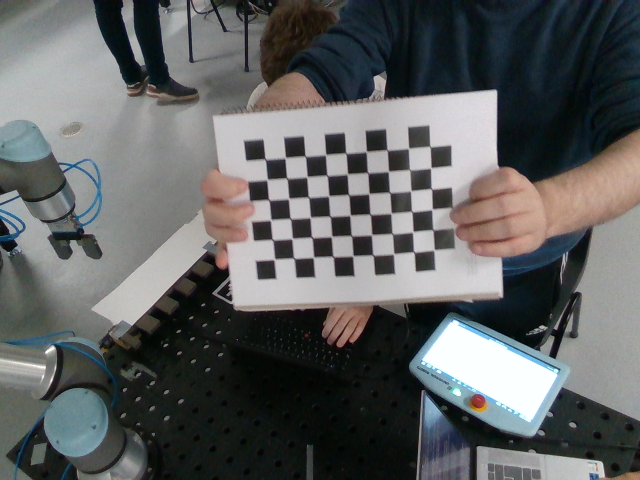
#> input picture camera_calibration/images/image_0.png, 640 x 480 px; its folder holds only this picture in this run
$ python camera_calibration.py
#> lines starting #> are read from the running program, lines starting #| are printed output that depends on the picture; after the words box and inside, x2 and y2 are one past the last pixel; in counts of white or black regions, pixels touching at a corner belong together; long printed decimals are rounded
#!/usr/bin/env python

'''
Welcome to the Camera Calibration Program!

This program:
  - Performs camera calibration using a chessboard.
'''

from __future__ import print_function # Python 2/3 compatibility
import cv2 # Import the OpenCV library to enable computer vision
import numpy as np # Import the NumPy scientific computing library
import glob # Used to get retrieve files that have a specified pattern

# Project: Camera Calibration Using Python and OpenCV
# Date created: 12/19/2021
# Python version: 3.8

# Chessboard dimensions
number_of_squares_X = 10 # Number of chessboard squares along the x-axis
number_of_squares_Y = 7  # Number of chessboard squares along the y-axis
nX = number_of_squares_X - 1 # Number of interior corners along x-axis
nY = number_of_squares_Y - 1 # Number of interior corners along y-axis
square_size = 0.025 # Size, in meters, of a square side

# Set termination criteria. We stop either when an accuracy is reached or when
# we have finished a certain number of iterations.
criteria = (cv2.TERM_CRITERIA_EPS + cv2.TERM_CRITERIA_MAX_ITER, 30, 0.001)

# Define real world coordinates for points in the 3D coordinate frame
# Object points are (0,0,0), (1,0,0), (2,0,0) ...., (5,8,0)
object_points_3D = np.zeros((nX * nY, 3), np.float32)

# These are the x and y coordinates
object_points_3D[:,:2] = np.mgrid[0:nY, 0:nX].T.reshape(-1, 2)

object_points_3D = object_points_3D * square_size

# Store vectors of 3D points for all chessboard images (world coordinate frame)
object_points = []

# Store vectors of 2D points for all chessboard images (camera coordinate frame)
image_points = []

def main():

  # Get the file path for images in the current directory
  images = glob.glob('images/*.png')

  # Go through each chessboard image, one by one
  for image_file in images:

    # Load the image
    image = cv2.imread(image_file)
#> image is the input picture: shape (480, 640, 3); mean B, G, R 97, 96.9, 95.2

    # Convert the image to grayscale
    gray = cv2.cvtColor(image, cv2.COLOR_BGR2GRAY)
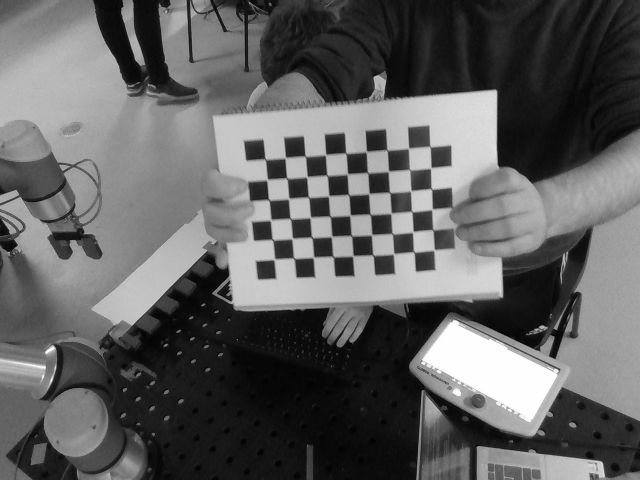
#> gray: shape (480, 640); min 2, max 254, mean 96.4

    # Find the corners on the chessboard
    success, corners = cv2.findChessboardCorners(gray, (nY, nX), None)
#> success = True; corners = 54 rows, first 8: [274.2, 259.5], [271.9, 239.1], [270.4, 220.1], [269, 200], [267.3, 179.5], [265.1, 159], [293.5, 257.9], [292.1, 238.5]

    # If the corners are found by the algorithm, draw them
    if success == True:

      # Append object points
      object_points.append(object_points_3D)

      # Find more exact corner pixels
      corners_2 = cv2.cornerSubPix(gray, corners, (11,11), (-1,-1), criteria)
#> corners_2 = 54 rows, first 8: [274.3, 259.3], [272.5, 239.6], [270.6, 219.9], [268.7, 199.8], [267.1, 179.6], [265.2, 159.2], [293.8, 258.2], [292.2, 238.5]

      # Append image points
      image_points.append(corners_2)

      # Draw the corners
      cv2.drawChessboardCorners(image, (nY, nX), corners_2, success)
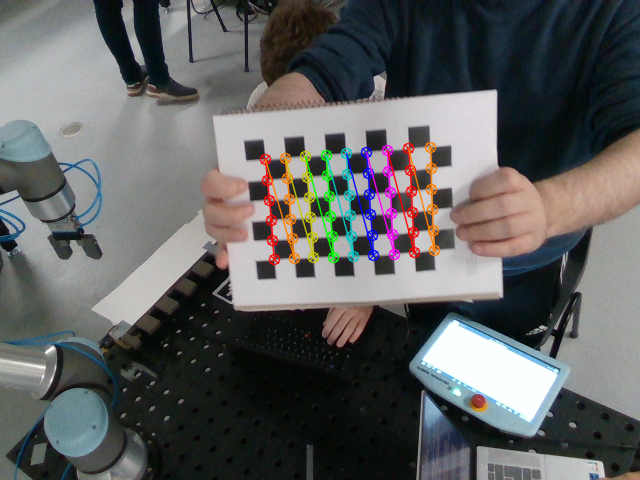
#> image: shape (480, 640, 3); 3% of pixels changed, all inside (x1, y1, x2, y2) = (259, 141, 441, 266)

      # Display the image. Used for testing.
      cv2.imshow("Image", image)

      # Display the window for a short period. Used for testing.
      cv2.waitKey(50)

  # Perform camera calibration to return the camera matrix, distortion coefficients, rotation and translation vectors etc
  ret, mtx, dist, rvecs, tvecs = cv2.calibrateCamera(object_points,
                                                    image_points,
                                                    gray.shape[::-1],
                                                    None,
                                                    None)
#> ret = 0.301; mtx = [[2297.1, 0, 210.7], [0, 2501.8, 326], [0, 0, 1]]; dist = [[-11.25, 254.4, -0.426, 0.473, 985.6]]; rvecs = ([0.124, 0.603, -1.6],); tvecs = ([0.0803, -0.0774, 3.06],)

  # Save parameters to a file
  cv_file = cv2.FileStorage('calibration_chessboard.yaml', cv2.FILE_STORAGE_WRITE)
  cv_file.write('K', mtx)
  cv_file.write('D', dist)
  cv_file.release()

  # Load the parameters from the saved file
  cv_file = cv2.FileStorage('calibration_chessboard.yaml', cv2.FILE_STORAGE_READ)
  mtx = cv_file.getNode('K').mat()
  dst = cv_file.getNode('D').mat()

  cv_file.release()

  # Display key parameter outputs of the camera calibration process
  print("Camera matrix:")
  print(mtx)

  print("\n Distortion coefficient:")
  print(dist)
#| [[-1.12534103e+01  2.54367746e+02 -4.25819381e-01  4.72701178e-01
#|    9.85637769e+02]]

  # Close all windows
  cv2.destroyAllWindows()

if __name__ == '__main__':
  print(__doc__)
  main()

$ run again, on camera_calibration/images/image_12.png
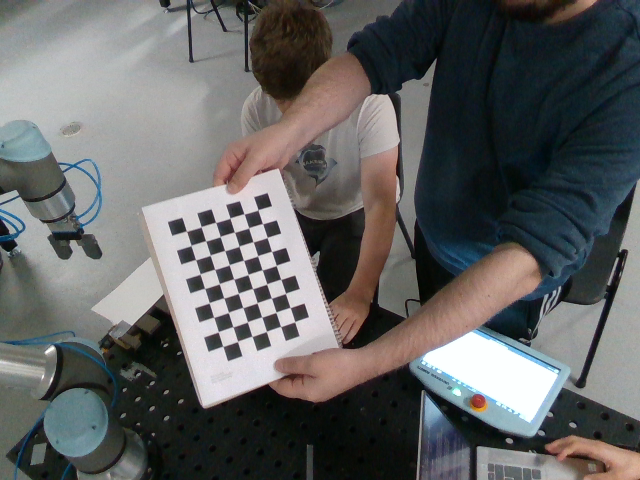
#> input picture camera_calibration/images/image_12.png, 640 x 480 px
#> in main, image is the input picture: shape (480, 640, 3); mean B, G, R 98.2, 98.4, 97.7
#> in main, `gray = cv2.cvtColor(image, cv2.COLOR_BGR2GRAY)`:
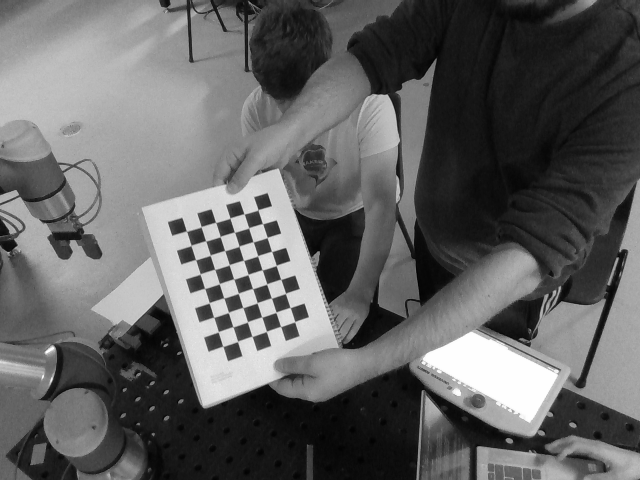
#> gray: shape (480, 640); min 0, max 255, mean 98.2
#> success = True; corners = 54 rows, first 8: [186.3, 230.9], [201.1, 226.7], [215.6, 222.4], [230, 218], [244, 213.8], [258, 209.7], [191, 245.5], [205.6, 240.8]
#> corners_2 = 54 rows, first 8: [186.5, 231.2], [201.1, 226.7], [215.6, 222.4], [230.1, 218.1], [244.2, 213.5], [258.5, 209.7], [191, 245.4], [205.7, 240.9]
#> in main, `cv2.drawChessboardCorners(image, (nY, nX), corners_2, success)`:
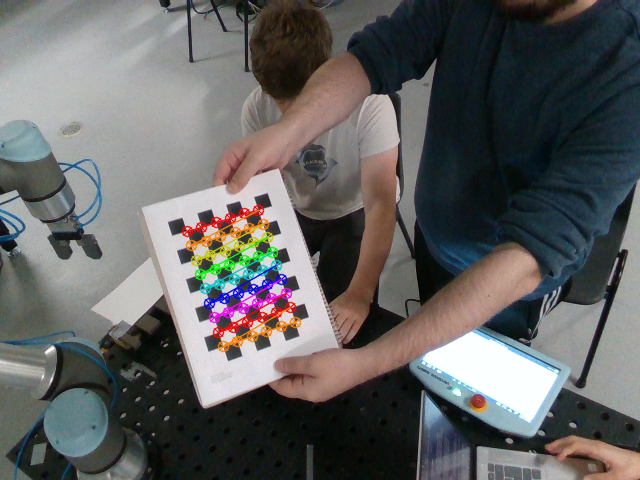
#> image: shape (480, 640, 3); 2.42% of pixels changed, all inside (x1, y1, x2, y2) = (181, 204, 302, 353)
#> ret = 0.105; mtx = [[477.3, 0, 326.7], [0, 472.4, 201.8], [0, 0, 1]]; dist = [[-9.53e-05, 1.52, -0.0199, 0.0312, -4.97]]; rvecs = ([-0.0575, -0.16, -0.305],); tvecs = ([-0.234, 0.0503, 0.778],)
#| [[-9.53301161e-05  1.51711276e+00 -1.99154685e-02  3.12477784e-02
#|   -4.97071265e+00]]

$ run again, on camera_calibration/images/image_13.png
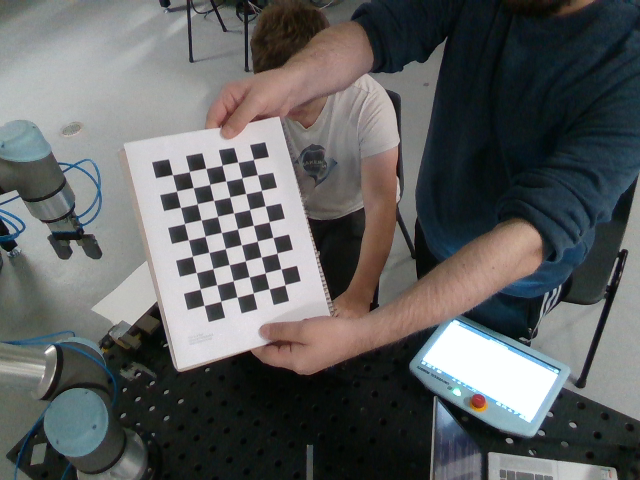
#> input picture camera_calibration/images/image_13.png, 640 x 480 px
#> in main, image is the input picture: shape (480, 640, 3); mean B, G, R 96.1, 96.1, 94.5
#> in main, `gray = cv2.cvtColor(image, cv2.COLOR_BGR2GRAY)`:
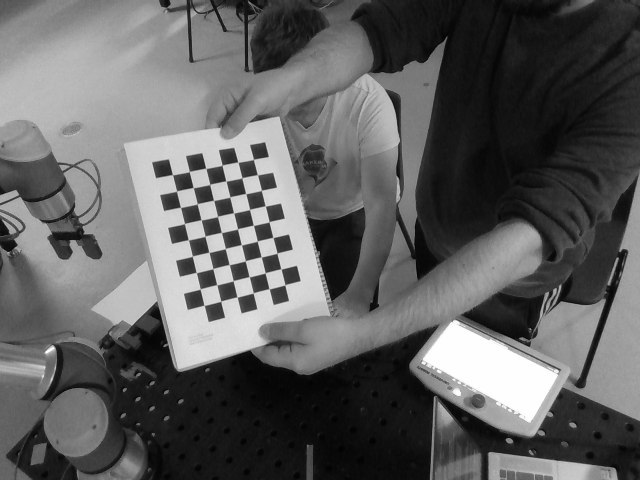
#> gray: shape (480, 640); min 2, max 254, mean 95.6
#> success = True; corners = 54 rows, first 8: [172.4, 174.6], [189.3, 171.6], [205.7, 168.3], [222.2, 165.1], [237.7, 162.1], [253.5, 159.3], [176.6, 191], [193, 187.4]
#> corners_2 = 54 rows, first 8: [172.5, 174.6], [189.3, 171.6], [205.8, 168.3], [222, 165.2], [237.9, 162.1], [253.5, 159.4], [176.5, 191.1], [193.3, 187.6]
#> in main, `cv2.drawChessboardCorners(image, (nY, nX), corners_2, success)`:
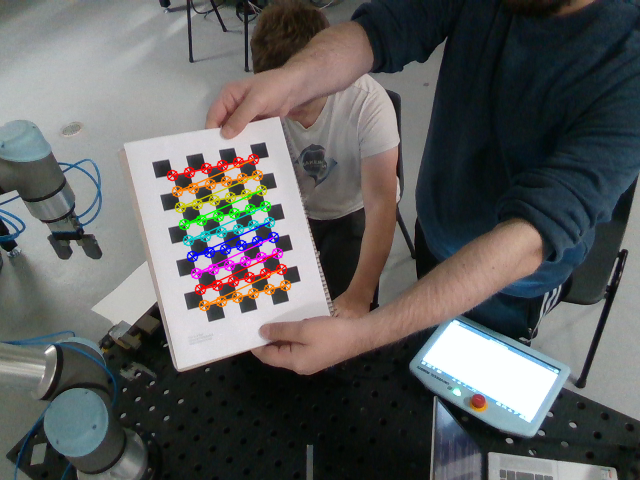
#> image: shape (480, 640, 3); 2.57% of pixels changed, all inside (x1, y1, x2, y2) = (166, 153, 292, 312)
#> ret = 0.0845; mtx = [[499.7, 0, 335.4], [0, 509.9, 250.6], [0, 0, 1]]; dist = [[0.13, -1.65, -0.00725, 0.00176, 8.2]]; rvecs = ([-0.0855, -0.219, -0.245],); tvecs = ([-0.247, -0.112, 0.764],)
#| [[ 1.30490894e-01 -1.64664219e+00 -7.25101768e-03  1.76129298e-03
#|    8.19913859e+00]]

$ run again, on camera_calibration/images/image_14.png
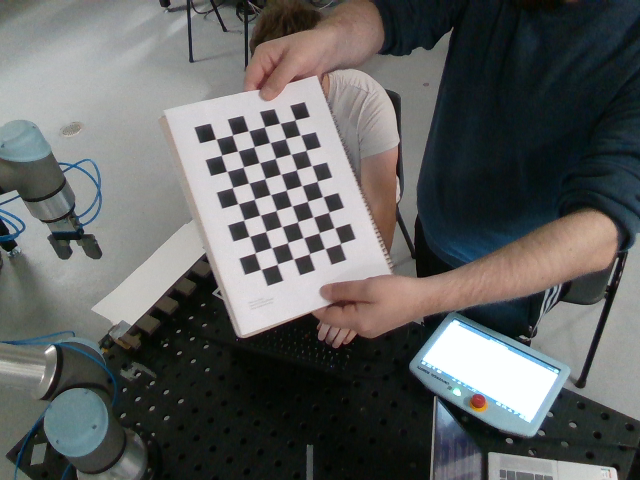
#> input picture camera_calibration/images/image_14.png, 640 x 480 px
#> in main, image is the input picture: shape (480, 640, 3); mean B, G, R 96, 97.1, 95.6
#> in main, `gray = cv2.cvtColor(image, cv2.COLOR_BGR2GRAY)`:
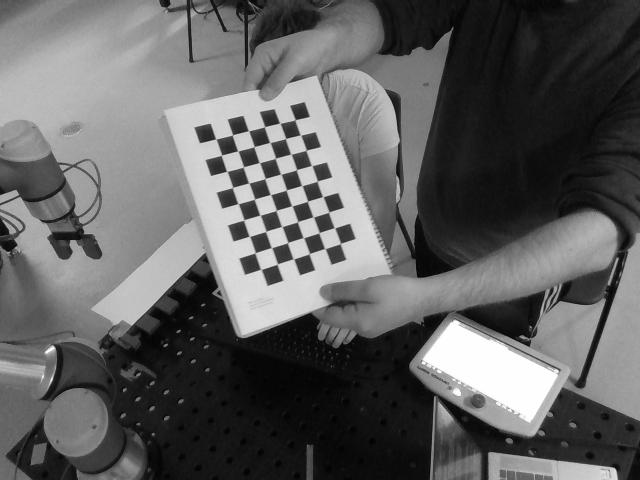
#> gray: shape (480, 640); min 2, max 255, mean 96.5
#> success = True; corners = 54 rows, first 8: [215.7, 138.9], [232.4, 135], [248.4, 130.7], [264.6, 126.7], [279.8, 123.2], [295.2, 119.6], [221.5, 155.1], [237.8, 151.1]
#> corners_2 = 54 rows, first 8: [215.8, 138.8], [232.4, 134.9], [248.5, 130.7], [264.5, 126.7], [279.9, 123.2], [295.2, 119.8], [221.4, 155.2], [237.8, 150.9]
#> in main, `cv2.drawChessboardCorners(image, (nY, nX), corners_2, success)`:
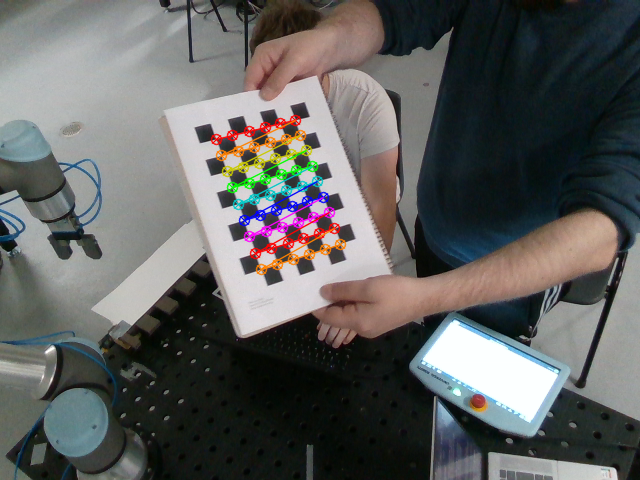
#> image: shape (480, 640, 3); 2.57% of pixels changed, all inside (x1, y1, x2, y2) = (210, 114, 347, 276)
#> ret = 0.152; mtx = [[366.6, 0, 318.3], [0, 375.6, 332.6], [0, 0, 1]]; dist = [[-0.0977, 0.378, -0.00498, 0.0214, -0.443]]; rvecs = ([-0.0931, -0.228, -0.355],); tvecs = ([-0.153, -0.274, 0.526],)
#| [[-0.09766  0.3779 -0.004985  0.02138 -0.4431]]
